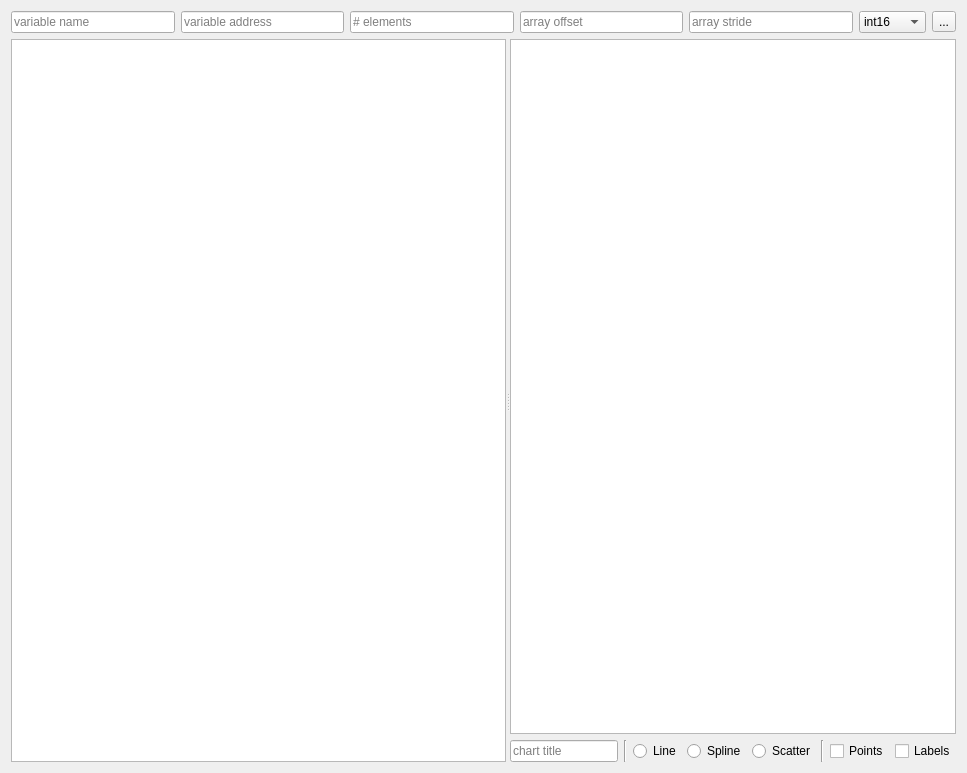
<?xml version="1.0" encoding="UTF-8"?>
<ui version="4.0">
 <class>SeerArrayVisualizerWidgetForm</class>
 <widget class="QWidget" name="SeerArrayVisualizerWidgetForm">
  <property name="geometry">
   <rect>
    <x>0</x>
    <y>0</y>
    <width>967</width>
    <height>773</height>
   </rect>
  </property>
  <property name="windowTitle">
   <string>Form</string>
  </property>
  <layout class="QGridLayout" name="gridLayout">
   <item row="0" column="0">
    <layout class="QHBoxLayout" name="horizontalLayout_1">
     <item>
      <widget class="QLineEdit" name="variableNameLineEdit">
       <property name="toolTip">
        <string>Variable name or expression.</string>
       </property>
       <property name="placeholderText">
        <string>variable name</string>
       </property>
       <property name="clearButtonEnabled">
        <bool>true</bool>
       </property>
      </widget>
     </item>
     <item>
      <widget class="QLineEdit" name="variableAddressLineEdit">
       <property name="toolTip">
        <string>Variable address.</string>
       </property>
       <property name="readOnly">
        <bool>true</bool>
       </property>
       <property name="placeholderText">
        <string>variable address</string>
       </property>
       <property name="clearButtonEnabled">
        <bool>false</bool>
       </property>
      </widget>
     </item>
     <item>
      <widget class="QLineEdit" name="arrayLengthLineEdit">
       <property name="toolTip">
        <string>Total number of elements in array.</string>
       </property>
       <property name="inputMask">
        <string/>
       </property>
       <property name="placeholderText">
        <string># elements</string>
       </property>
       <property name="clearButtonEnabled">
        <bool>true</bool>
       </property>
      </widget>
     </item>
     <item>
      <widget class="QLineEdit" name="arrayOffsetLineEdit">
       <property name="toolTip">
        <string>Element offset into array. (default=0)</string>
       </property>
       <property name="inputMask">
        <string/>
       </property>
       <property name="text">
        <string/>
       </property>
       <property name="placeholderText">
        <string>array offset</string>
       </property>
       <property name="clearButtonEnabled">
        <bool>true</bool>
       </property>
      </widget>
     </item>
     <item>
      <widget class="QLineEdit" name="arrayStrideLineEdit">
       <property name="toolTip">
        <string>Element stride between values. (default=1)</string>
       </property>
       <property name="inputMask">
        <string/>
       </property>
       <property name="placeholderText">
        <string>array stride</string>
       </property>
       <property name="clearButtonEnabled">
        <bool>true</bool>
       </property>
      </widget>
     </item>
     <item>
      <widget class="QComboBox" name="arrayDisplayFormatComboBox">
       <property name="toolTip">
        <string>Array data type.</string>
       </property>
       <item>
        <property name="text">
         <string>int16</string>
        </property>
       </item>
       <item>
        <property name="text">
         <string>int32</string>
        </property>
       </item>
       <item>
        <property name="text">
         <string>int64</string>
        </property>
       </item>
       <item>
        <property name="text">
         <string>unt16</string>
        </property>
       </item>
       <item>
        <property name="text">
         <string>uin32</string>
        </property>
       </item>
       <item>
        <property name="text">
         <string>uin64</string>
        </property>
       </item>
       <item>
        <property name="text">
         <string>float32</string>
        </property>
       </item>
       <item>
        <property name="text">
         <string>float64</string>
        </property>
       </item>
      </widget>
     </item>
     <item>
      <widget class="QToolButton" name="refreshToolButton">
       <property name="toolTip">
        <string>Refresh the display.</string>
       </property>
       <property name="text">
        <string>...</string>
       </property>
       <property name="icon">
        <iconset resource="../../SeeDataStructureRc.qrc">
         <normaloff>:/resources/RelaxLightIcons/view-refresh.svg</normaloff>:/resources/RelaxLightIcons/view-refresh.svg</iconset>
       </property>
      </widget>
     </item>
    </layout>
   </item>
   <item row="1" column="0">
    <widget class="QSplitter" name="splitter">
     <property name="sizePolicy">
      <sizepolicy hsizetype="Expanding" vsizetype="Expanding">
       <horstretch>0</horstretch>
       <verstretch>0</verstretch>
      </sizepolicy>
     </property>
     <property name="orientation">
      <enum>Qt::Horizontal</enum>
     </property>
     <widget class="SeerArrayWidget" name="arrayTableWidget">
      <property name="sizePolicy">
       <sizepolicy hsizetype="Expanding" vsizetype="Expanding">
        <horstretch>1</horstretch>
        <verstretch>0</verstretch>
       </sizepolicy>
      </property>
     </widget>
     <widget class="QWidget" name="layoutWidget">
      <layout class="QVBoxLayout" name="verticalLayout" stretch="25,0">
       <property name="sizeConstraint">
        <enum>QLayout::SetDefaultConstraint</enum>
       </property>
       <item>
        <widget class="QZoomChartView" name="arrayChartView">
         <property name="sizePolicy">
          <sizepolicy hsizetype="Expanding" vsizetype="Expanding">
           <horstretch>100</horstretch>
           <verstretch>0</verstretch>
          </sizepolicy>
         </property>
        </widget>
       </item>
       <item>
        <layout class="QHBoxLayout" name="horizontalLayout_2">
         <item>
          <widget class="QLineEdit" name="titleLineEdit">
           <property name="sizePolicy">
            <sizepolicy hsizetype="Expanding" vsizetype="Fixed">
             <horstretch>0</horstretch>
             <verstretch>0</verstretch>
            </sizepolicy>
           </property>
           <property name="toolTip">
            <string>Set chart title.</string>
           </property>
           <property name="placeholderText">
            <string>chart title</string>
           </property>
           <property name="clearButtonEnabled">
            <bool>true</bool>
           </property>
          </widget>
         </item>
         <item>
          <widget class="Line" name="line_1">
           <property name="orientation">
            <enum>Qt::Vertical</enum>
           </property>
          </widget>
         </item>
         <item>
          <widget class="QRadioButton" name="lineRadioButton">
           <property name="text">
            <string>Line</string>
           </property>
           <attribute name="buttonGroup">
            <string notr="true">lineTypeButtonGroup</string>
           </attribute>
          </widget>
         </item>
         <item>
          <widget class="QRadioButton" name="splineRadioButton">
           <property name="text">
            <string>Spline</string>
           </property>
           <attribute name="buttonGroup">
            <string notr="true">lineTypeButtonGroup</string>
           </attribute>
          </widget>
         </item>
         <item>
          <widget class="QRadioButton" name="scatterRadioButton">
           <property name="text">
            <string>Scatter</string>
           </property>
           <attribute name="buttonGroup">
            <string notr="true">lineTypeButtonGroup</string>
           </attribute>
          </widget>
         </item>
         <item>
          <widget class="Line" name="line_2">
           <property name="orientation">
            <enum>Qt::Vertical</enum>
           </property>
          </widget>
         </item>
         <item>
          <widget class="QCheckBox" name="pointsCheckBox">
           <property name="toolTip">
            <string>Show chart data points.</string>
           </property>
           <property name="text">
            <string>Points</string>
           </property>
          </widget>
         </item>
         <item>
          <widget class="QCheckBox" name="labelsCheckBox">
           <property name="toolTip">
            <string>Show chart data labels.</string>
           </property>
           <property name="text">
            <string>Labels</string>
           </property>
          </widget>
         </item>
        </layout>
       </item>
      </layout>
     </widget>
    </widget>
   </item>
  </layout>
 </widget>
 <customwidgets>
  <customwidget>
   <class>SeerArrayWidget</class>
   <extends>QTableWidget</extends>
   <header location="global">SeerArrayWidget.h</header>
  </customwidget>
  <customwidget>
   <class>QZoomChartView</class>
   <extends>QGraphicsView</extends>
   <header>QZoomChartView.h</header>
  </customwidget>
 </customwidgets>
 <resources>
  <include location="../../SeeDataStructureRc.qrc"/>
 </resources>
 <connections/>
 <buttongroups>
  <buttongroup name="lineTypeButtonGroup"/>
 </buttongroups>
</ui>
